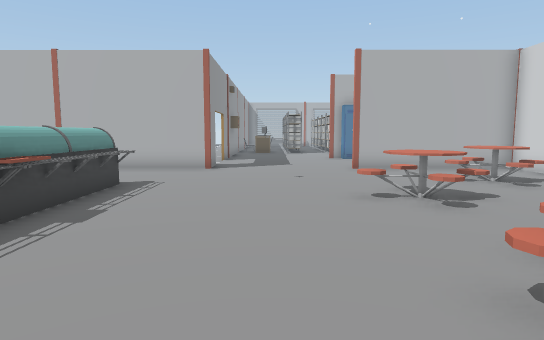
[1] (above)

24 first-person views from a walk through a Unity game level. The camera is 1.3 m above the floor, tilts 6° down and sees 75° across. Doors are open. The floor is counted in squares, 1 m on a side. Each view is taken from the middle of a square. On the plan, view 1 faces up. The plan holds only what a view shows up to about 15 squares ahead; the rest is blank. The place goes on beyond the plan. Some surface patterns are stand-ins.

[2]
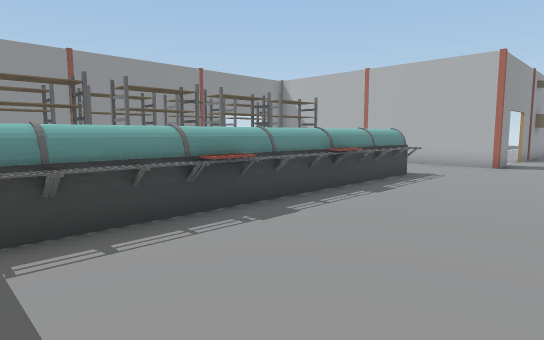

[3]
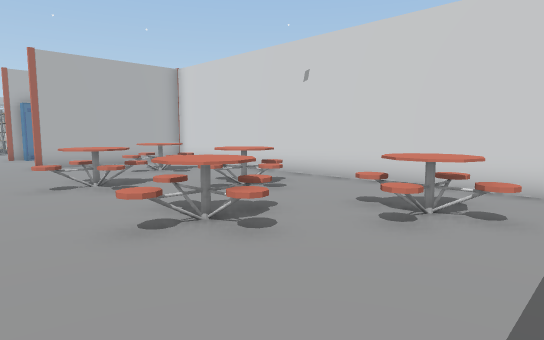

[4]
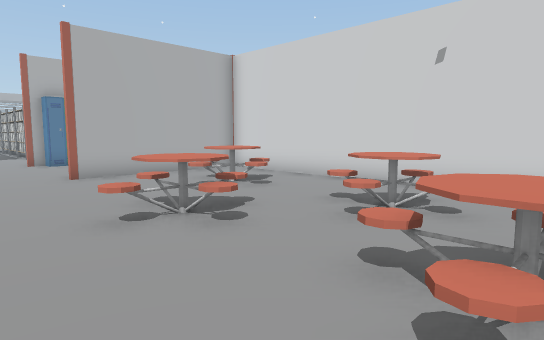

[5]
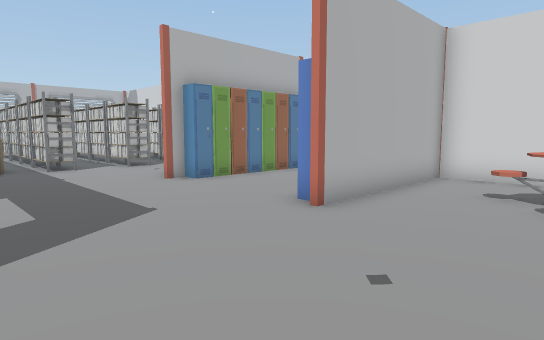

[6]
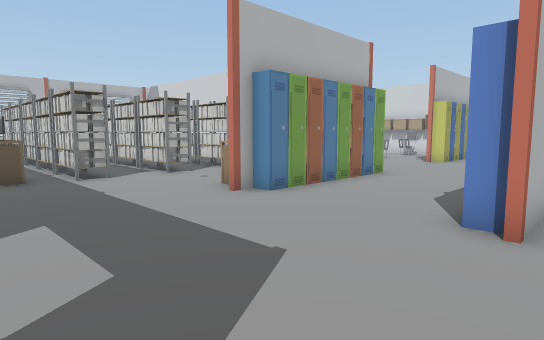

[7]
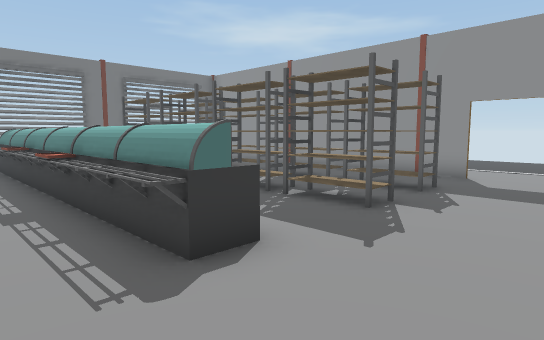

[8]
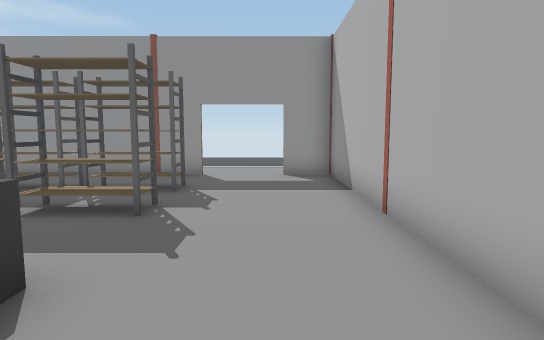

[9]
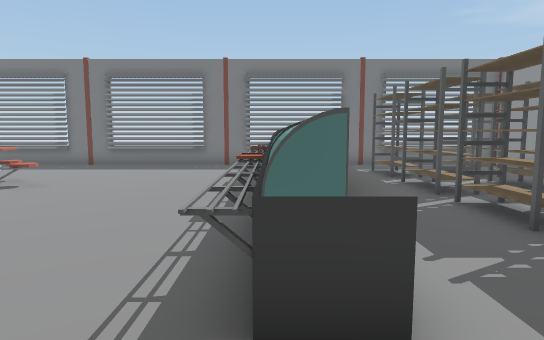

[10]
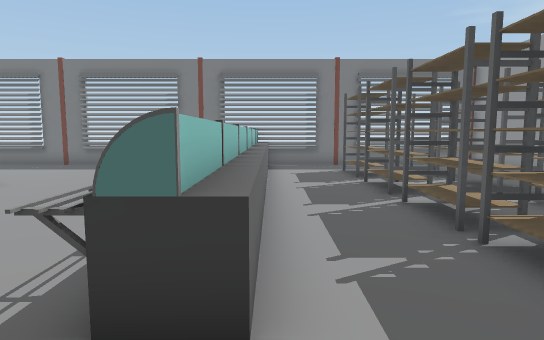

[11]
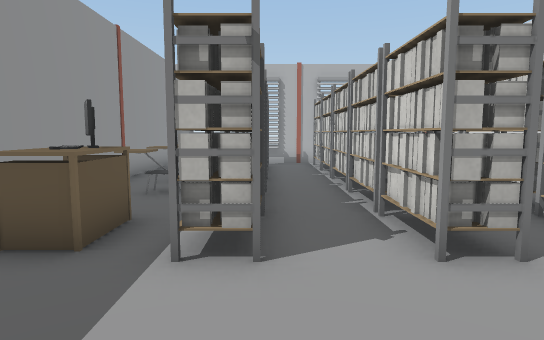

[12]
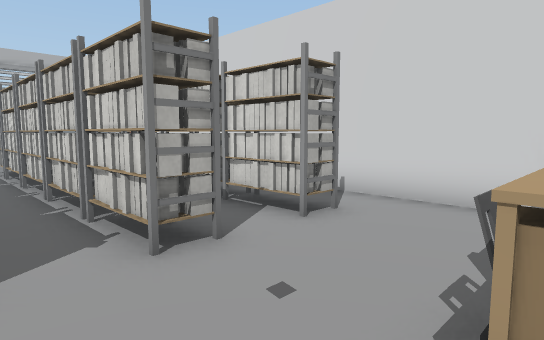

[13]
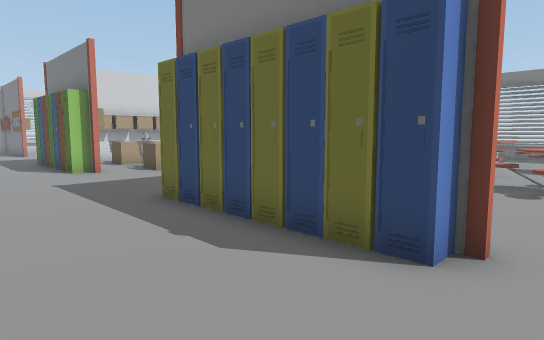

[14]
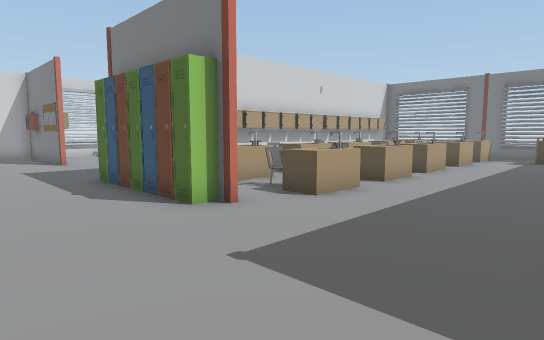

[15]
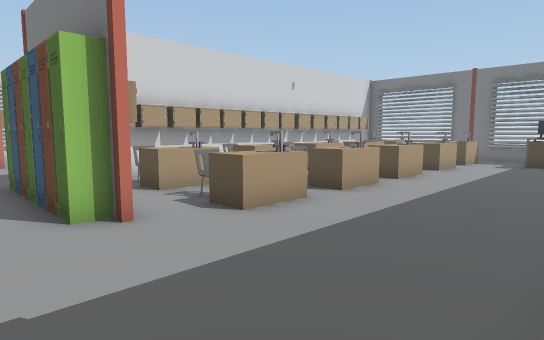

[16]
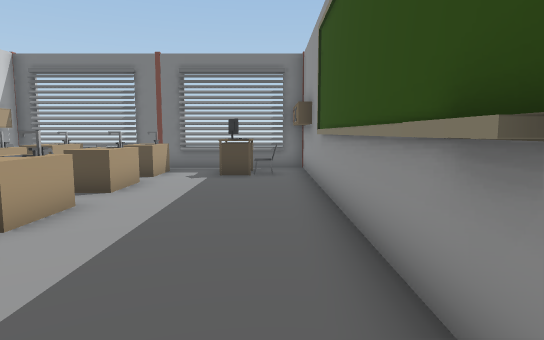

[17]
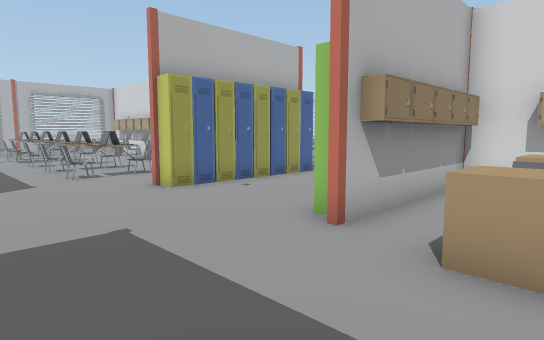

[18]
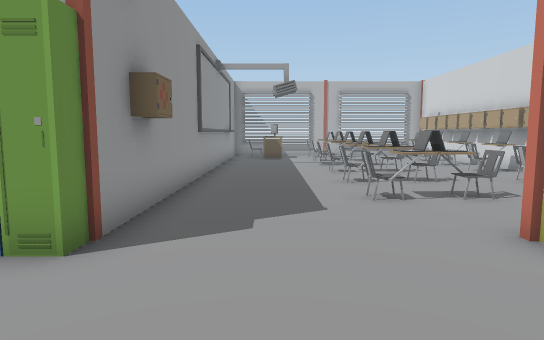

[19]
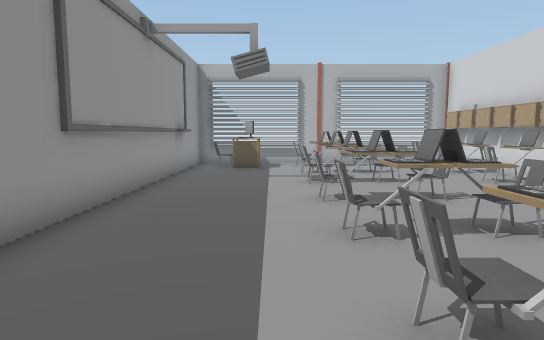

[20]
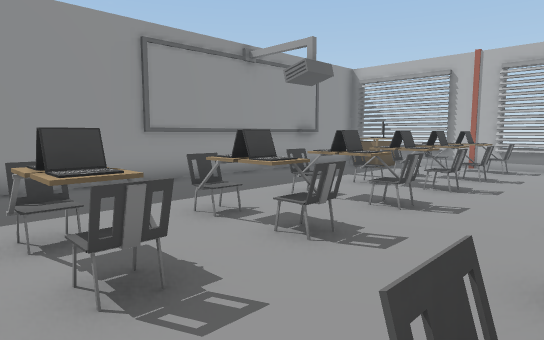

[21]
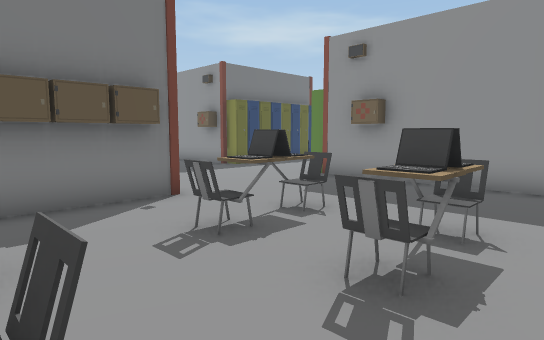

[22]
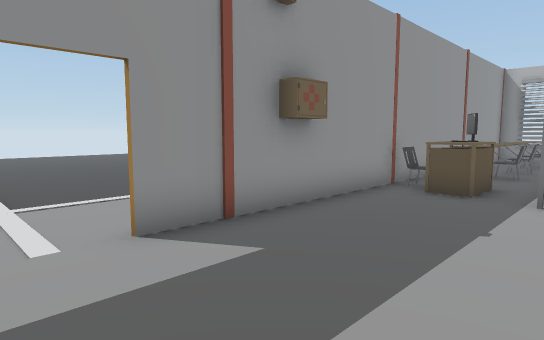

[23]
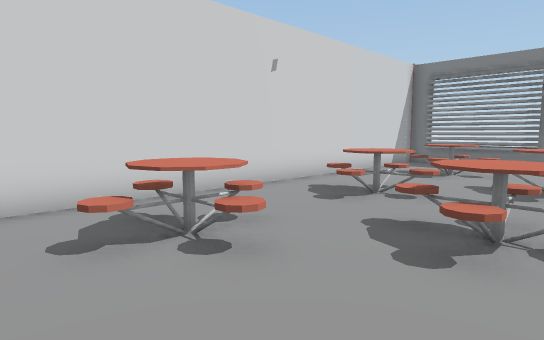

[24]
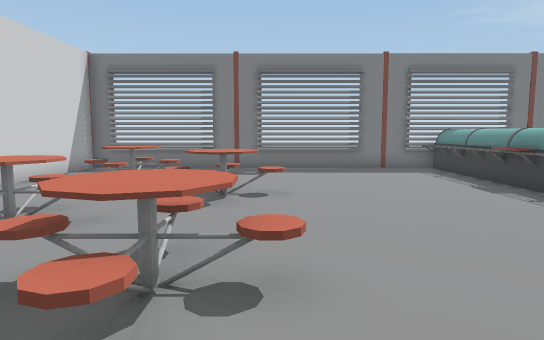

### Floor plan
Points are (right, up) in squares from view 1. A wall is a line through its corners. A room is listed if a view was taken in it or the views show most of it. See-through windows are left out.
Room 1 (views 1, 2, 3, 4, 5, 6, 7, 8, 9, 10, 11, 12, 13, 14, 15, 16, 17, 18, 19, 20, 21, 22, 23, 24)
walls: (3.5, 12.8) (2.9, 12.8); (8.9, 8.6) (8.9, -0.4); (9.2, 8.8) (9.2, 7.6); (3.5, 18.2) (2.9, 18.2); (-2.2, 14.4) (-2.2, 12.8) (-13, 12.8) (-13, 11.4); (8.7, 20.4) (8.7, 30.5); (8.7, -0.6) (8.7, 12.9); (9.5, -3.3) (10.8, -3.3); (11.9, -3.3) (15.1, -3.3); (-4.1, -3.3) (8.5, -3.3); (-13, 8.9) (-13, -3.3) (-11.8, -3.3); (8.9, 30.5) (8.9, 18.4); (-2.2, 30.5) (-2.2, 16.8); (-11.5, -3.3) (-4.9, -3.3)
ways out: open door at (-13, 10); open door at (-2, 15.5)
objects: rack (-11, -1) to (-10, 1); rack (-11, 2) to (-10, 4); rack (-11, 5) to (-10, 6); rack (-11, 7) to (-10, 9); rack (-8, -1) to (-8, 1); rack (-8, 2) to (-8, 4); rack (-8, 5) to (-8, 6); rack (-8, 7) to (-8, 9); other object (-5, -2) to (-4, -1); other object (-5, 0) to (-4, 1); other object (-5, 2) to (-4, 3); other object (-5, 4) to (-4, 5); other object (-5, 6) to (-4, 7); other object (-5, 8) to (-4, 9); other object (-4, 1) to (-4, 2); other object (-4, 5); chair (-2, 24); table (-1, 23) to (0, 23); other object (-1, 24); chair (-1, 26) to (-1, 27); chair (-1, 28) to (-1, 29); other object (-1, 30); computer (0, 24); rack (1, 23) to (2, 24); rack (1, 25) to (2, 27); rack (1, 28) to (2, 28); rack (1, 29) to (2, 30); table (2, 1) to (4, 4); table (2, 6) to (4, 8); locker (4, 13); locker (4, 18); chair (4, 20) to (5, 20); rack (4, 23) to (4, 25); rack (4, 26) to (4, 27); rack (4, 28); rack (4, 29) to (4, 30); table (5, -1) to (7, 1); table (5, 4) to (7, 6); table (5, 8) to (7, 11); locker (5, 13); locker (5, 18); locker (6, 13); locker (6, 18); rack (6, 23) to (7, 24); rack (6, 25) to (7, 27); other object (6, 28) to (7, 28); other object (6, 29) to (7, 30); locker (7, 13); locker (7, 18); locker (8, 13); locker (8, 18); other object (9, -2); locker (9, -1); locker (9, 18); other object (10, -1); table (11, -2); computer (11, -1); chair (13, 21) to (14, 21); chair (13, 23) to (13, 24); chair (13, 26); chair (13, 28); other object (13, 30); table (14, -2) to (14, -1); table (14, 1) to (14, 2); table (14, 4) to (14, 5); table (14, 7) to (14, 8); table (14, 10) to (14, 11); laptop (14, 23); laptop (14, 26); laptop (14, 28) to (15, 29); laptop (14, 29); other object (15, -1); other object (15, 2); chair (15, 11); locker (15, 13); locker (15, 18); locker (15, 19); laptop (15, 21); chair (15, 24); chair (15, 26); other object (15, 30); locker (16, 13); locker (16, 18); locker (16, 19); other object (16, 30); table (17, -2) to (17, -1); table (17, 1) to (17, 2); table (17, 4) to (17, 5); table (17, 7) to (17, 8); table (17, 10) to (17, 11); locker (17, 13); locker (17, 18); locker (17, 19); other object (18, -1); other object (18, 5); other object (18, 8); other object (18, 11); locker (18, 13); locker (18, 18); chair (18, 21); chair (18, 23); chair (18, 26); other object (18, 27); other object (18, 28) to (18, 29); other object (18, 30)

Positions as (right, up) in squares from view 1, and headings:
1: (0, 0), facing up
2: (1, -2), facing up-left
3: (0, -2), facing up-right
4: (0, 2), facing up-right
5: (-2, 9), facing up-right
6: (-2, 12), facing up-right
7: (-2, 12), facing down-left
8: (-2, 11), facing left
9: (-4, 11), facing down
10: (-5, 11), facing down
11: (2, 19), facing up
12: (2, 19), facing up-right
13: (2, 17), facing down-right
14: (9, 17), facing down-right
15: (9, 15), facing down-right
16: (10, 10), facing down
17: (10, 10), facing up-right
18: (11, 14), facing up
19: (12, 19), facing up
20: (18, 20), facing up-left
21: (18, 25), facing down-left
22: (2, 15), facing up-left
23: (2, 12), facing down-right
24: (2, 10), facing down
